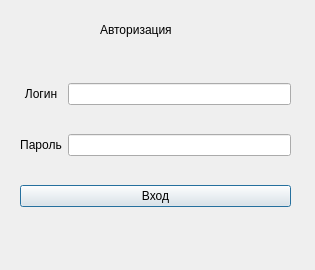
<?xml version="1.0" encoding="UTF-8"?>
<ui version="4.0">
 <class>auth_window</class>
 <widget class="QDialog" name="auth_window">
  <property name="geometry">
   <rect>
    <x>0</x>
    <y>0</y>
    <width>315</width>
    <height>270</height>
   </rect>
  </property>
  <property name="windowTitle">
   <string>Авторизация</string>
  </property>
  <property name="styleSheet">
   <string notr="true"/>
  </property>
  <widget class="QWidget" name="gridLayoutWidget">
   <property name="geometry">
    <rect>
     <x>20</x>
     <y>60</y>
     <width>271</width>
     <height>171</height>
    </rect>
   </property>
   <layout class="QGridLayout" name="gridLayout">
    <item row="1" column="0">
     <widget class="QLabel" name="login_label">
      <property name="styleSheet">
       <string notr="true"/>
      </property>
      <property name="text">
       <string>Логин</string>
      </property>
      <property name="alignment">
       <set>Qt::AlignCenter</set>
      </property>
     </widget>
    </item>
    <item row="2" column="0">
     <widget class="QLabel" name="password_label">
      <property name="text">
       <string>Пароль</string>
      </property>
      <property name="alignment">
       <set>Qt::AlignCenter</set>
      </property>
     </widget>
    </item>
    <item row="3" column="0" colspan="2">
     <widget class="QPushButton" name="auth_button">
      <property name="text">
       <string>Вход</string>
      </property>
     </widget>
    </item>
    <item row="1" column="1">
     <widget class="QLineEdit" name="usr_login"/>
    </item>
    <item row="2" column="1">
     <widget class="QLineEdit" name="usr_password">
      <property name="echoMode">
       <enum>QLineEdit::Password</enum>
      </property>
     </widget>
    </item>
   </layout>
  </widget>
  <widget class="QLabel" name="title_label">
   <property name="geometry">
    <rect>
     <x>100</x>
     <y>20</y>
     <width>121</width>
     <height>20</height>
    </rect>
   </property>
   <property name="styleSheet">
    <string notr="true"/>
   </property>
   <property name="text">
    <string>Авторизация </string>
   </property>
  </widget>
 </widget>
 <tabstops>
  <tabstop>auth_button</tabstop>
 </tabstops>
 <resources/>
 <connections/>
</ui>
